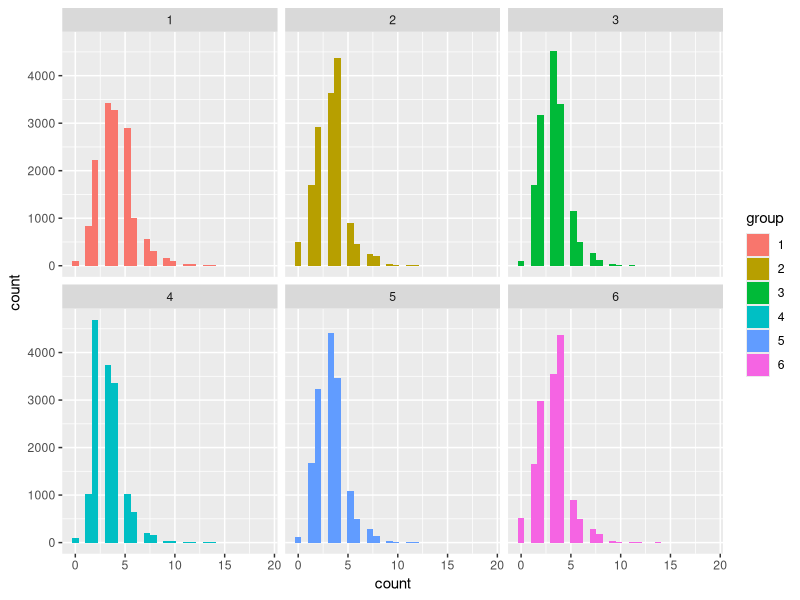

This figure's R source:
#Corona Virus Simulations
#This simulation analyzes the time a person would be in the office before they realize they are sick

#Time from infection to incubation period is modeled
# as log normal distribution
#Lauer SA, Grantz KH, Bi Q, et al. The Incubation Period of Coronavirus Disease 2019 (COVID-19) From Publicly Reported Confirmed Cases: Estimation and Application. Ann Intern Med. 2020; [Epub ahead of print 10 March 2020]. doi: https://doi.org/10.7326/M20-0504
#https://annals.org/aim/fullarticle/2762808/incubation-period-coronavirus-disease-2019-covid-19-from-publicly-reported

library(ggplot2)
library(dplyr)

#work schedule
day<-c(1,2,3,4,5,6,7)
ooo<-c(0,1,0,1,0,1,0)
schedule<-cbind(rep(day,10),rep(ooo,10))

#Work from home Simulation
# schedule - dataframe - A work schedule, 1 = in the office, 0 = work from home/weekend
# verbose - boolean - suppresses simulation output (default False)

wfh_simulation<-function(schedule,verbose=F){
  #Track Simulation data
  trackdays<-NULL
  
  #Simulate time til symptomatic, random infection date, time in office
  for(t in 1:15000){
    #incubation period
    incu_pd<-round(rlnorm(1, 
           meanlog = 1.621, 
           sdlog = 0.418))
      #plot(density(prob_incu))
    
    #date of infection
    dxdt<-sample(1:7,1)
    x<-0
    cur_dt<-dxdt
    daysinwork<-0
    
    for(i in 1:incu_pd){
      daysinwork<-schedule[cur_dt,2]+daysinwork
      if(verbose == T){
        print(paste("Day of week",schedule[cur_dt,1],
                    ", workday?:",schedule[cur_dt,2]))
      }
      #Count next day
      cur_dt<-cur_dt+1
    }
    #store simulation
    trackdays<-c(trackdays,daysinwork)
  }
  return(trackdays)
}



day<-c(1,2,3,4,5,6,7)

#work schedule1
ooo<-c(0,1,1,1,1,1,0)
s0111110<-cbind(rep(day,10),rep(ooo,10))

#work schedule2
ooo<-c(0,0,1,1,1,1,0)
s0011110<-cbind(rep(day,10),rep(ooo,10))

#work schedule3
ooo<-c(0,1,0,1,1,1,0)
s0101110<-cbind(rep(day,10),rep(ooo,10))

#work schedule4
ooo<-c(0,1,1,0,1,1,0)
s0110110<-cbind(rep(day,10),rep(ooo,10))

#work schedule5
ooo<-c(0,1,1,1,0,1,0)
s0111010<-cbind(rep(day,10),rep(ooo,10))

#work schedule6
ooo<-c(0,1,1,1,1,0,0)
s0111100<-cbind(rep(day,10),rep(ooo,10))

#additional days
ooo<-c(0,1,1,1,0,0,0)
s0111000<-cbind(rep(day,10),rep(ooo,10))
ooo<-c(0,1,1,0,0,0,0)
s0110000<-cbind(rep(day,10),rep(ooo,10))

#testing order of the day.
dat_s0111110<-(wfh_simulation(s0111110))
dat_s0011110<-(wfh_simulation(s0011110))
dat_s0101110<-(wfh_simulation(s0101110))
dat_s0110110<-(wfh_simulation(s0110110))
dat_s0111010<-(wfh_simulation(s0111010))
dat_s0111100<-(wfh_simulation(s0111100))

#testing additional days out of the office
dat_s0111000<-(wfh_simulation(s0111000))
dat_s0110000<-(wfh_simulation(s0110000))

#Summary Statistics
summary((dat_s0111110))
summary((dat_s0011110))
summary((dat_s0101110))
summary((dat_s0110110))
summary((dat_s0111010))
summary((dat_s0111100))

sd(dat_s0111110)
sd(dat_s0011110)
sd(dat_s0101110)
sd(dat_s0110110)
sd(dat_s0111010)

#Summary statistics - Less time in the office
summary((dat_s0111110))
summary((dat_s0111100))
summary((dat_s0111000))
summary((dat_s0110000))

#Significance testing;
#Create dataset
simdat<-as.data.frame(
  rbind(
  cbind(1,dat_s0111110),
  cbind(2,dat_s0011110),
  cbind(3,dat_s0101110),
  cbind(4,dat_s0110110),
  cbind(5,dat_s0111010),
  cbind(6,dat_s0111100)))
names(simdat)<-c("group","count")
simdat$group<-as.factor(simdat$group)

# 5 days vs 4 days in the office
t.test(simdat[simdat$group!=1,2],simdat[simdat$group==1,2])

#Mean time of of the office regardless of day
summary(simdat[simdat$group!=1,2])

#ANOVA Global
summary(aov(count ~ group,simdat))

#Pairwise Post-hocs
pairwise.t.test(simdat$count, simdat$group, data=simdat, p.adj = "holm")

#visualize the distrubtions
p <- simdat %>%
  ggplot(aes(x=count, fill=group)) +
  geom_histogram(position = 'identity')+facet_wrap(~group)

